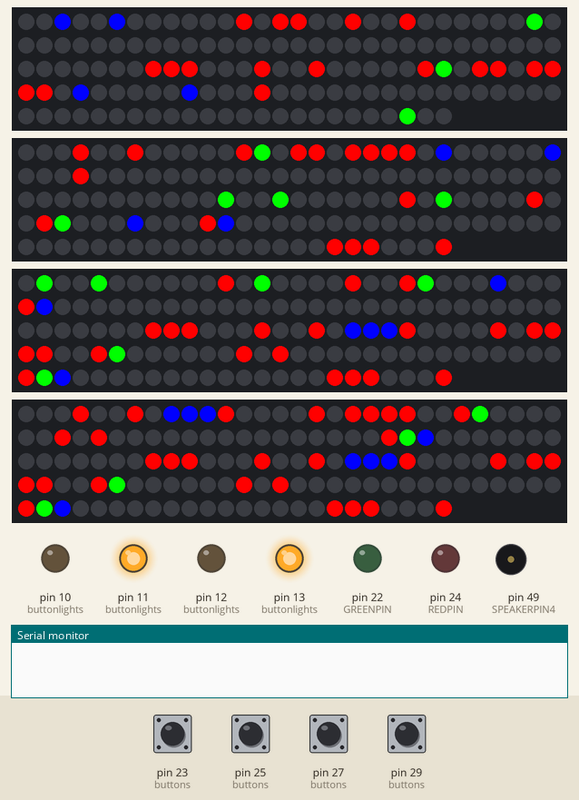
Simulated run of this sketch. Board: Arduino Mega 2560, built with avr-gcc and run on an emulated ATmega2560. Parts: 4 × 144 RGB LEDs in strip order, left to right, continuing on the next row, output pins drawn as LEDs (lit = HIGH), buzzer (waves = sounding), the last lines printed to the serial monitor. The inputs (shaded band) are chosen by the test bench; at power-on: pin 23 (buttons), pin 25 (buttons), pin 27 (buttons), pin 29 (buttons) HIGH.

Above: at 23.2 s.
23.3 s: pin 25 (buttons) pulled LOW for 0.15 s
At 24.2 s:
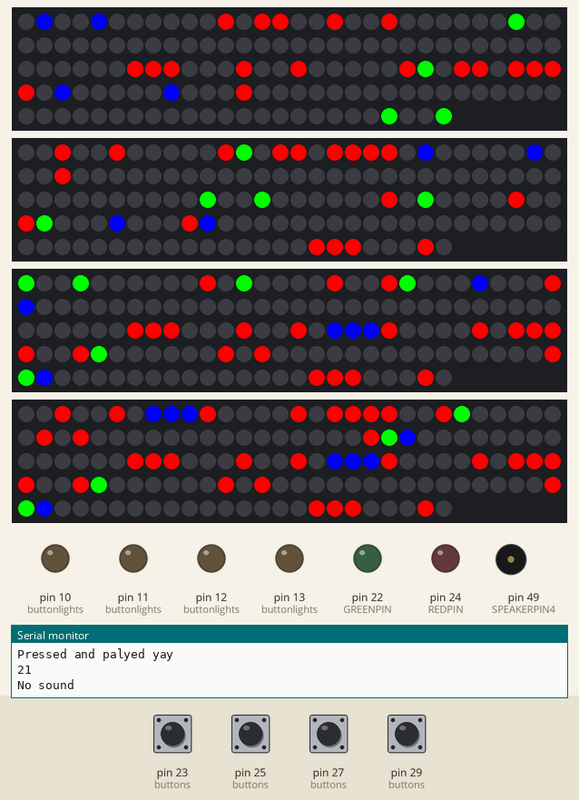
At 25.3 s:
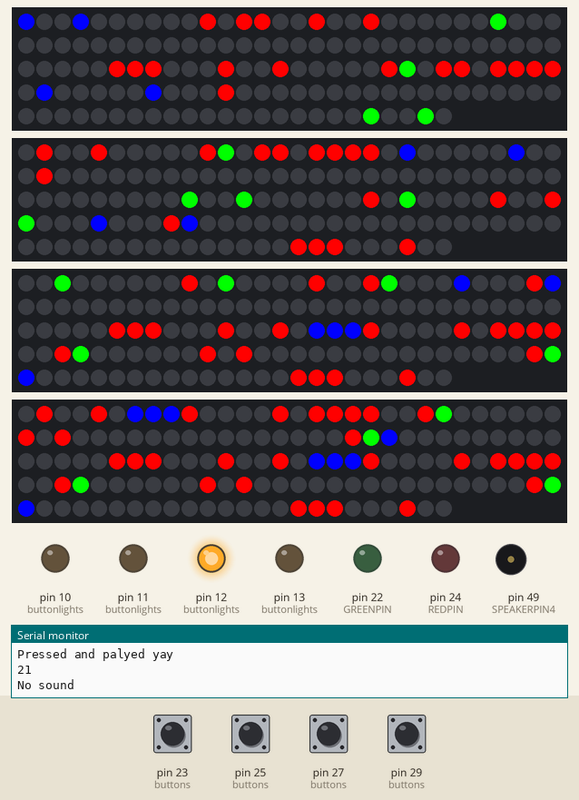
30.1 s: pin 29 (buttons) pulled LOW for 0.15 s
At 32.2 s:
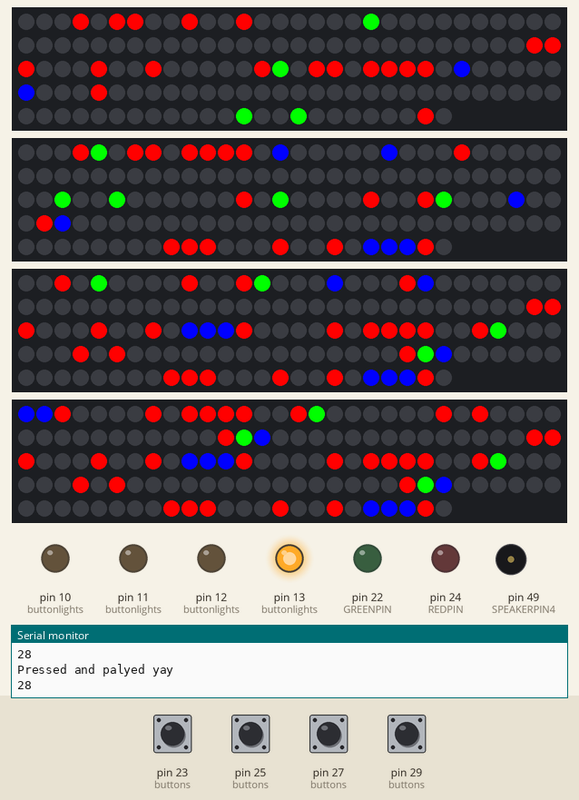
Timing chart, 0 to 42.5 s (numbered marks = the images above; inputs shaded):
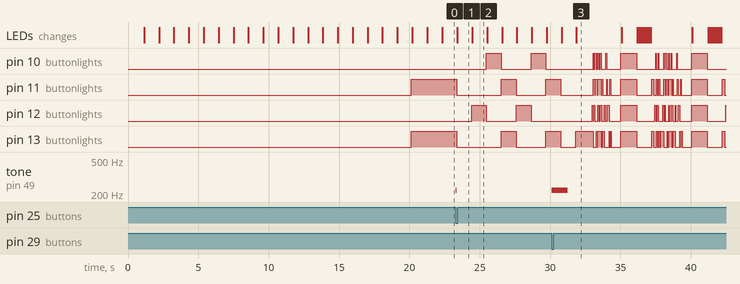

The sketch:

ledsketch.ino
```cpp
#include <Adafruit_NeoPixel.h>

#define SPEAKERPIN1         43
#define SPEAKERPIN2         45
#define SPEAKERPIN3         47
#define SPEAKERPIN4         49

int speakers[4] = {SPEAKERPIN1, SPEAKERPIN2, SPEAKERPIN3, SPEAKERPIN4};

#define GREENPIN        22
#define REDPIN          24

// Set-up of the LED-strips

#define NUMPIXELS      144 // The amount of LEDs in our strip

#define PIN1            3
#define PIN2            5
#define PIN3            6
#define PIN4            9

Adafruit_NeoPixel pixels1 = Adafruit_NeoPixel(NUMPIXELS, PIN1, NEO_GRB + NEO_KHZ800);
Adafruit_NeoPixel pixels2 = Adafruit_NeoPixel(NUMPIXELS, PIN2, NEO_GRB + NEO_KHZ800);
Adafruit_NeoPixel pixels3 = Adafruit_NeoPixel(NUMPIXELS, PIN3, NEO_GRB + NEO_KHZ800);
Adafruit_NeoPixel pixels4 = Adafruit_NeoPixel(NUMPIXELS, PIN4, NEO_GRB + NEO_KHZ800);

Adafruit_NeoPixel stripes[4] = {pixels1, pixels2, pixels3, pixels4};

// Set-up of the buttons

#define BUT1            23
#define BUT2            25
#define BUT3            27
#define BUT4            29

int buttons[4] = {BUT1, BUT2, BUT3, BUT4};

#define BUT1LIGHT            10
#define BUT2LIGHT            11
#define BUT3LIGHT            12
#define BUT4LIGHT            13

int buttonlights[4] = {BUT1LIGHT, BUT2LIGHT, BUT3LIGHT, BUT4LIGHT};

// Configuration of the basic parameters

int lighttime = 1000; // Adjust to the time the LEDs will be on during each cycle. The smaller the value is, the faster (and harder) the game will be.
int slng = 2; // Change according to the length of the song (length in pixels/LEDs)

#define LEN             70

/*
  int X[3] = {0,0,0};

  int R[3] = {255,0,0};
  int G[3] = {0,255,0};
  int B[3] = {0,0,255};

  int M[3] = {255,255,0};
  int Y[3] = {255,0,255};
  int C[3] = {0,255,255};
*/

String Ccolors[4] = {
  "X", "R", "G", "B"
};

int Icolors[4][3] = {
  {0, 0, 0},

  {255, 0, 0},
  {0, 255, 0},
  {0, 0, 255}
};

String plan[4][LEN] =

{ /*
    {{0,0,0},{0,0,0},{0,0,0},{0,0,0},{0,0,0},{0,0,0},{0,0,0},{0,0,0},{0,0,0},{0,0,0},{0,0,0},{0,0,0},{0,0,0},{0,0,0},{0,0,0},{0,0,0},{0,0,0},{0,0,0},{0,0,0},{100,0,0}},
    {{0,0,0},{0,0,0},{0,0,0},{0,0,0},{0,0,0},{0,0,0},{0,0,0},{0,0,0},{0,0,0},{0,0,0},{0,0,0},{0,0,0},{0,0,0},{0,0,0},{0,0,0},{0,0,0},{0,0,0},{0,0,0},{0,0,0},{0,0,0}},
    {{0,0,0},{0,0,0},{0,0,0},{0,0,0},{0,0,0},{0,0,0},{0,0,0},{0,0,0},{0,0,0},{0,0,0},{0,0,0},{0,0,0},{0,0,0},{0,0,0},{0,0,0},{0,0,0},{0,0,0},{0,0,0},{0,0,0},{0,0,0}},
    {{0,0,0},{0,0,0},{0,0,0},{0,0,0},{0,0,0},{0,0,0},{0,0,0},{0,0,0},{0,0,0},{0,0,0},{0,0,0},{0,0,0},{0,0,0},{0,0,0},{0,0,0},{0,0,0},{100,0,0},{0,0,0},{0,0,0},{100,0,0}},
    }; // A plan of the order and REG color in which the pixels will light up for each LED strip
  */
  {"X", "X", "X", "X", "X", "X", "X", "X", "X", "X", "X", "X", "X", "X", "X", "X", "X", "X", "X", "X", "X","X", "X", "B", "X", "X", "B", "X", "X", "X", "X", "X", "X", "R", "X", "R", "R", "X", "X", "R", "X", "X", "R", "X", "X", "X", "X", "X", "X", "G", "X", "X", "X", "X", "X", "X", "X", "X", "X", "X",},
  {"X", "X", "X", "X", "X", "X", "X", "X", "X", "X", "X", "X", "X", "X", "X", "X", "X", "X", "R", "R", "R","X", "X", "X", "R", "X", "X", "R", "X", "X", "X", "X", "X", "R", "G", "X", "R", "R", "X", "R", "R", "R", "R", "X", "B", "X", "X", "X", "X", "X", "B", "X", "X", "X", "R", "X", "X", "X", "X", "X",},
  {"X", "X", "X", "X", "X", "X", "X", "X", "X", "X", "X", "X", "X", "X", "X", "X", "X", "X", "X", "X", "X","X", "G", "X", "X", "G", "X", "X", "X", "X", "X", "X", "R", "X", "G", "X", "X", "X", "X", "R", "X", "X", "R", "G", "X", "X", "X", "B", "X", "X", "X", "R", "B", "X", "X", "X", "X", "X", "X", "X",},
  {"X", "X", "X", "X", "X", "X", "X", "X", "X", "X", "X", "X", "X", "X", "X", "X", "X", "X", "R", "R", "R","X", "X", "X", "R", "X", "X", "R", "X", "B", "B", "B", "R", "X", "X", "X", "X", "R", "X", "R", "R", "R", "R", "X", "X", "R", "G", "X", "X", "X", "X", "X", "X", "R", "X", "R", "X", "X", "X", "X",}
};

int planSounds[LEN] =
{0, 0, 0, 0, 0, 0, 0, 0, 0, 0, 0, 0, 0, 0, 0, 0, 0, 0, 220, 220, 220, 0, 174.61, 261.63, 220, 174.61, 261.63, 220, 0, 329.63, 329.63, 329.63, 349.23, 261.63, 207.65, 174.61, 261.63, 220, 0, 440, 220, 220, 440, 415.30, 392, 369.99, 329.63, 349.23, 0, 233.08, 311.13, 293.66, 277.18, 261.63, 246.94, 261.63, 0, 0, 0, 0};

int r, g, b;

int strip[4][144][3]; // The configuration of all LEDs at a specific moment (in RGB) for each LED strip

int timestamp;

bool play[4] = {false, false, false, false};
bool pressed[4] = {false, false, false, false};

void setup() {

  Serial.begin(9600);

  for (int i = 0; i < 4; i++) {
    stripes[i].begin();
    stripes[i].clear();
    stripes[i].show();

    pinMode(buttons[i], INPUT_PULLUP);
    pinMode(buttonlights[i], OUTPUT);
  }

  pinMode(GREENPIN, OUTPUT);
  pinMode(REDPIN, OUTPUT);

}

// The program that is run

int minimum(int a, int b) {
  if (a < b) {
    return a;
  } else {
    return b;
  }
}

void playNoSound() {
  for (int i = 0; i < 4; i++) {
    noTone(speakers[i]);
  }
}

void playSound(int frequency){
  for (int i = 0; i < 4; i++){
    tone(speakers[i], frequency, lighttime);
  }
}

void played(int turn) {
  timestamp = millis();
  while (millis() - timestamp < lighttime) {
    for (int i = 0; i < 4; i++) {
      if (digitalRead(buttons[i]) == 0) {
        pressed[i] = true;
      } else {
        pressed[i] = false;
      }

      if (pressed[i] and play[i] /*and (not planSounds[turn - 1] == planSounds[turn - 2])*/) {
        Serial.println("Pressed and palyed yay");
        Serial.println(turn);
        playSound(planSounds[turn - 1]);
      }
    }
  }

  for (int i = 0; i < 4; i++) {
    if (pressed[i] and play[i] /*and (not planSounds[turn - 1] == planSounds[turn - 2])*/) {
      playNoSound();
      Serial.println("No sound");
    }
  }

}

void loop() {

  for (int turn = 0; turn < LEN; turn++) {

    for (int ledstrip = 0; ledstrip < 4; ledstrip++) {
      digitalWrite(buttonlights[ledstrip], LOW); // all buttonlights are turned off

    }

    for (int pixel = -1; pixel < NUMPIXELS; pixel++) {

      for (int ledstrip = 0; ledstrip < 4; ledstrip++) {

        for (int i = 0; i < 4; i++) {
          if (plan[ledstrip][pixel + turn] == Ccolors[i]) {
            r = Icolors[i][0];
            g = Icolors[i][1];
            b = Icolors[i][2];
          }
        }

        stripes[ledstrip].setPixelColor(pixel, stripes[ledstrip].Color(r, g, b));
      }

      for (int ledstrip = 0; ledstrip < 4; ledstrip++) {
        for (int i = 0; i < 4; i++) {
          if (plan[ledstrip][pixel + turn] == Ccolors[i]) {
            r = Icolors[i][0];
            g = Icolors[i][1];
            b = Icolors[i][2];
          }
        }

        if (pixel == -1) { // arrived at button(light)
          if (not(r == 0 and g == 0 and b == 0)) {
            play[ledstrip] = true;
            digitalWrite(buttonlights[ledstrip], HIGH);
          } else {
            play[ledstrip] = false;
          }
        }
      }

    }
    for (int ledstrip = 0; ledstrip < 4; ledstrip++) {
      stripes[ledstrip].show();
    }
    played(turn);
  }

  delay(1000);

}
```

Measured:
- after the input at 23.3 s, tone on pin 49 (SPEAKERPIN4): silent → 220 Hz at once, → silent 0.05 s later
- after the input at 30.1 s, tone on pin 49 (SPEAKERPIN4): silent → 220 Hz at once, → silent 1.2 s later
- what the display in image 2 shows lasts 1.0 s, from 24.5 s to 25.5 s
